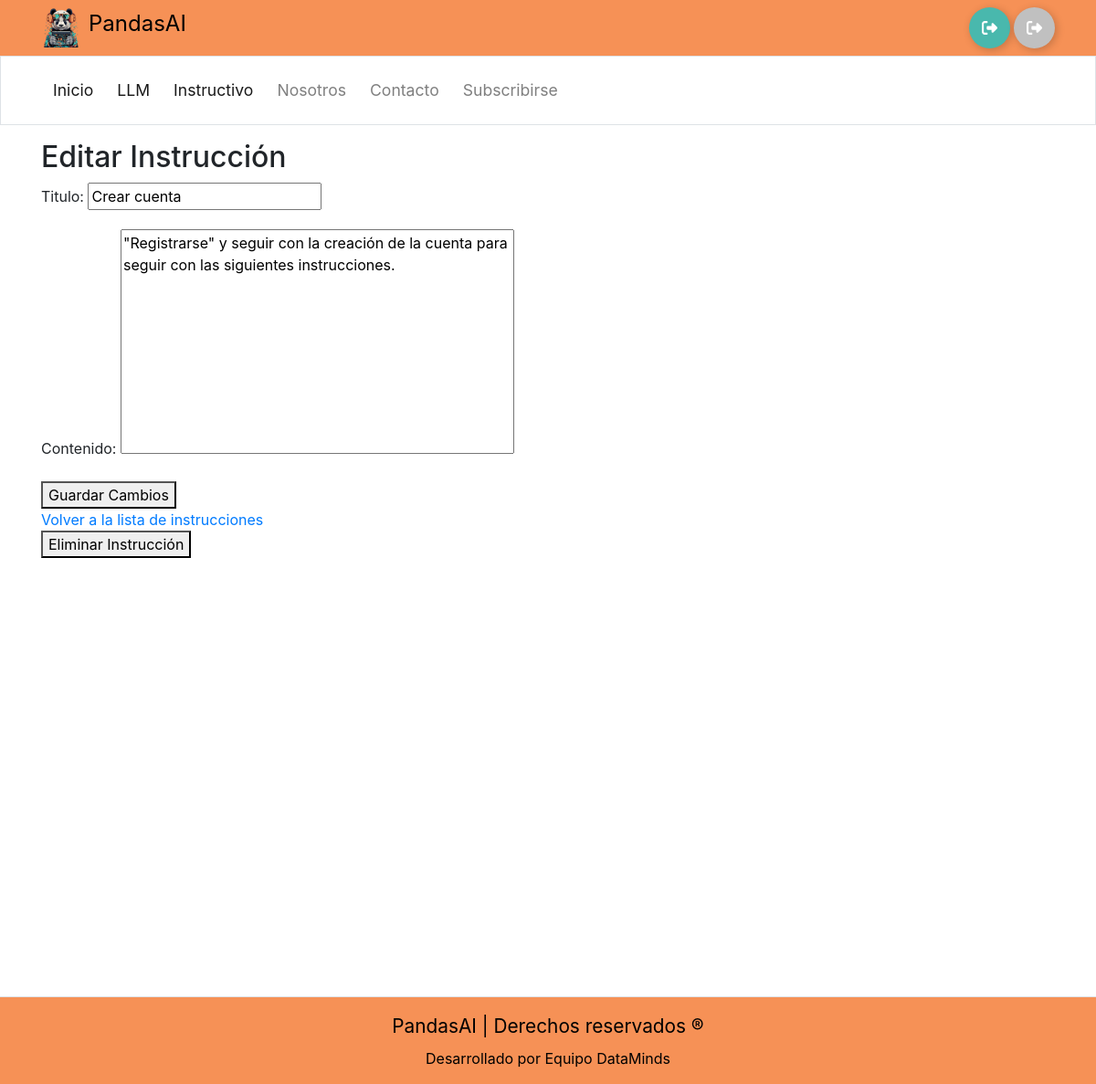
Screenshot of /instructivo/instrucciones/editar/1/ with the database file from the repository.
### instructivo/models.py (models this page shows, shortened)
class Instruccion(models.Model):
    titulo = models.CharField(max_length=100)
    contenido = models.TextField()

### instructivo/views.py (the view)
# urls.py: path('instrucciones/editar/<int:pk>/', InstruccionUpdateView.as_view(), name='editar_instruccion'),
class InstruccionUpdateView(UpdateView):
    model = Instruccion
    form_class = InstruccionForm
    template_name = 'instructivo/editar_instruccion.html'
    success_url = reverse_lazy('listar_instrucciones')

### instructivo/forms.py
class InstruccionForm(forms.ModelForm):
    class Meta:
        model = Instruccion  # Especifica el modelo asociado
        fields = ['titulo', 'contenido']  # Lista de campos a incluir en el formulario

### templates/instructivo/editar_instruccion.html (shortened to what this page needs)
{% extends "base/layout.html" %}
{% block content %}
  <h2>Editar Instrucción</h2>
  <form method="post">
    {{ form.as_p }}
    <button type="submit">Guardar Cambios</button>
  </form>
  <a href="{% url 'listar_instrucciones' %}">Volver a la lista de instrucciones</a>
  <form method="post" action="{% url 'eliminar_instruccion' instruccion.id %}">
    <button type="submit">Eliminar Instrucción</button>
  </form>
{% endblock %}

### static/style.css (style rules this page uses)
textarea { resize: none; }
a { text-decoration: none !important; }

### rows the page displays
Instruccion: titulo "Crear cuenta", contenido "\"Registrarse\" y seguir con la creación de la cuenta para seguir con las siguientes instrucciones."
